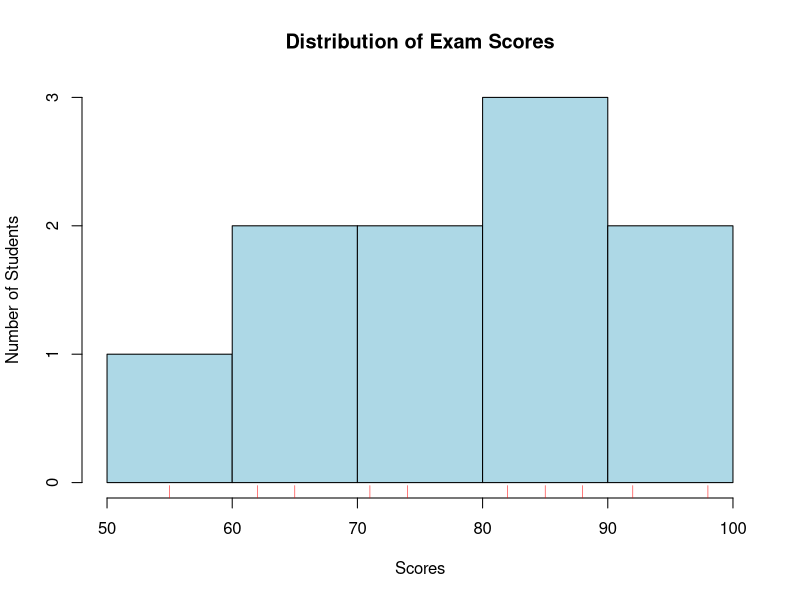

Write R code to recreate this figure.
# R script to create Histogram for a sample data
getwd()
setwd('D:/rprogram6005')
# Sample Data: Student Exam Scores
scores <- c(55, 62, 65, 71, 74, 82, 85, 88, 92, 98)

# Modified Histogram
hist(scores,
     breaks = 5,                # Control number of bins
     col = "lightblue",         # Bar color
     border = "black",          # Bar border color
     main = "Distribution of Exam Scores",
     xlab = "Scores",
     ylab = "Number of Students",
     xlim = c(50, 100))         # Set x-axis range

# Add a rug plot for exact values
rug(scores, col = "red")

dev.off()

#What’s new:
# breaks = 5 → divides the scores into 5 bins for clearer grouping.

#border = "black" → adds a neat outline to each bar.

#xlim = c(50, 100) → fixes the x-axis range to cover the score spread.

#rug(scores) → adds small red ticks at the bottom to show exact score positions.
